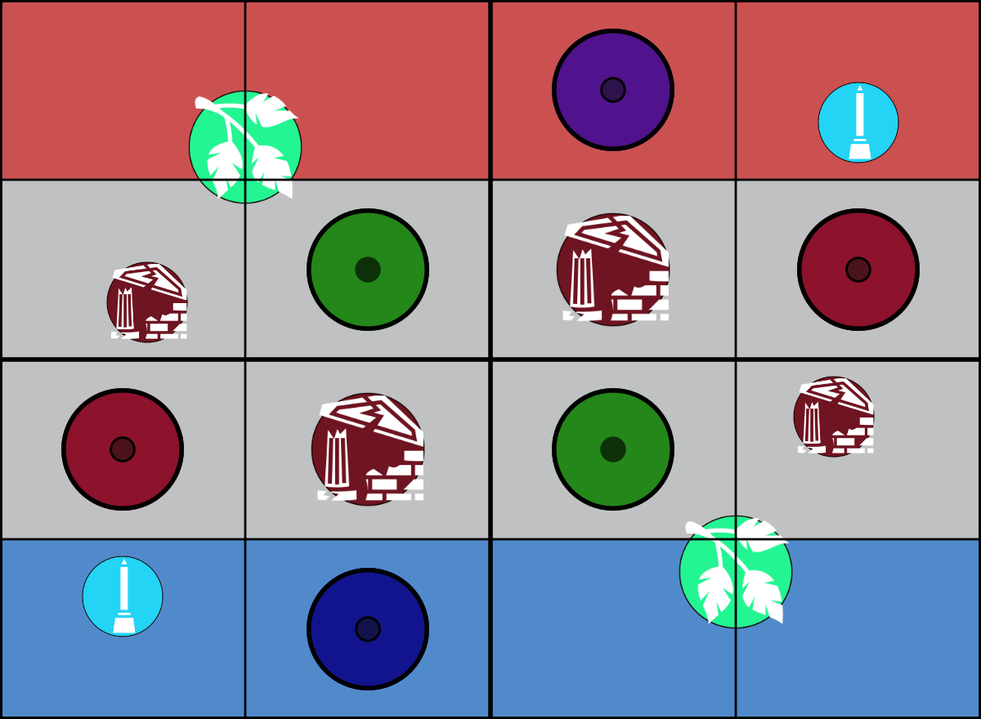
#> input picture assets/battle-plans-ageofindex/aos-roiling-roots.png, 981 x 719 px, shrunk from 1200 x 880 before the run, found by its file name
$ python fix_failed_extractions.py
#> lines starting #> are read from the running program, lines starting #| are printed output that depends on the picture; after the words box and inside, x2 and y2 are one past the last pixel; in counts of white or black regions, pixels touching at a corner belong together
"""
Fix extraction for Roiling Roots and Creeping Corruption.
These have 6 objectives each - may need adjusted detection parameters.
"""
from PIL import Image
import numpy as np
from pathlib import Path
from scipy import ndimage
from scipy.cluster.hierarchy import linkage, fcluster
from scipy.spatial.distance import pdist

def extract_objectives_robust(filename, expected_count):
    """More robust extraction with multiple strategies."""
#> called with filename = 'aos-roiling-roots.png', expected_count = 6
    image_path = Path(f"assets/battle-plans/{filename}")

    img = Image.open(image_path)
#> img is the input picture: PIL image 981x719 RGB; mean R, G, B 147, 135.4, 149.4
    img_array = np.array(img)

    height, width = img_array.shape[:2]

    if len(img_array.shape) == 2:
        img_array = np.stack([img_array] * 3, axis=-1)
    elif img_array.shape[2] == 4:
        img_array = img_array[:, :, :3]

    legend_start_y = int(height * 0.75)
    battlefield = img_array[:legend_start_y, :]

    # Strategy 1: Dark circular markers (common in many maps)
    r = battlefield[:, :, 0]
    g = battlefield[:, :, 1]
    b = battlefield[:, :, 2]

    # Look for dark spots that are objectives
    dark_mask = (r < 60) & (g < 60) & (b < 60)
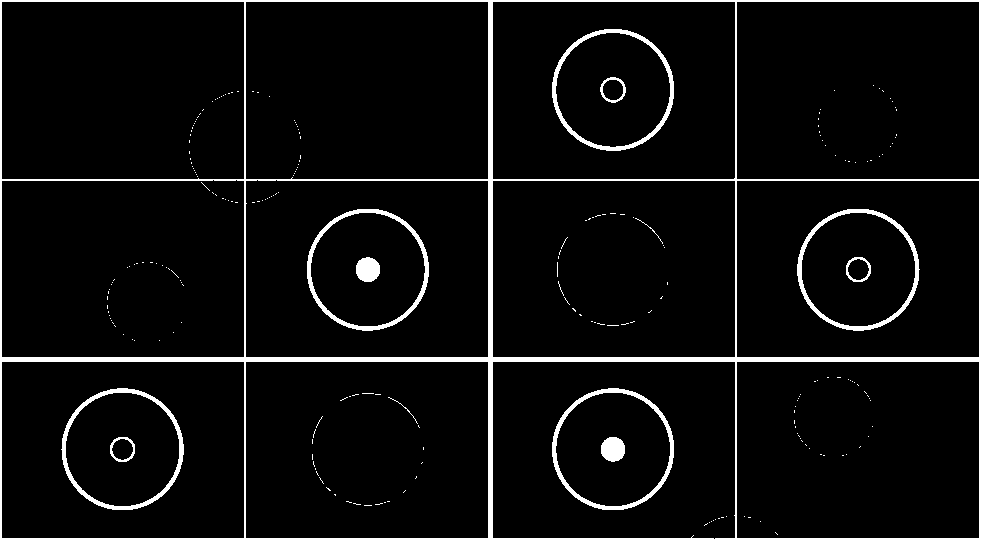
#> dark_mask: shape (539, 981) bool; 5.1% white; 239 white regions (226 under 20 px), largest, box (x1, y1, x2, y2) and area: (0, 0, 981, 539) 16691, (797, 209, 920, 331) 1611, (61, 388, 184, 510) 1607

    labeled, num_features = ndimage.label(dark_mask)
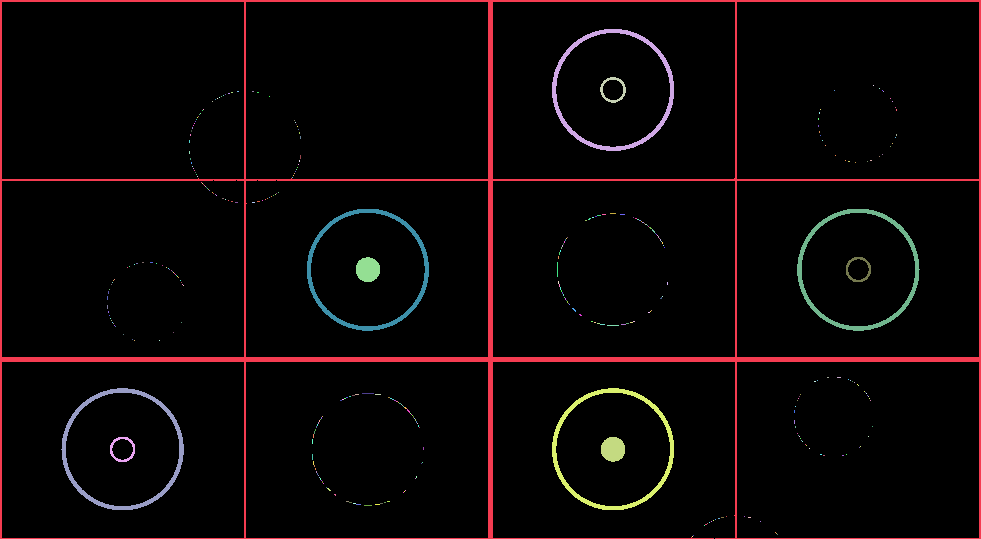
#> labeled: shape (539, 981) int32; 371 distinct labels, from 0 to 370; one colour per label, 0 black
#> num_features = 370

    candidates = []
    for i in range(1, num_features + 1):
        region_mask = (labeled == i)
        region_size = np.sum(region_mask)

        if 30 < region_size < 500:
            y_coords, x_coords = np.where(region_mask)

            x_min, x_max = x_coords.min(), x_coords.max()
            y_min, y_max = y_coords.min(), y_coords.max()
            w = x_max - x_min
            h = y_max - y_min
            aspect = min(w, h) / max(w, h, 0.01)

            if aspect > 0.4:  # More lenient
                center_x = np.mean(x_coords)
                center_y = np.mean(y_coords)

                candidates.append({
                    'pixel_pos': (center_x, center_y),
                    'size': region_size
                })
#> this loop made 370 passes
#> (region_size, x_min, x_max, y_min, y_max, w, h, aspect) on passes 3, 156, 157, 306, 307: (191, 600, 625, 77, 102, 25, 25, 1), (481, 356, 379, 257, 281, 23, 24, 0.958), (183, 846, 870, 257, 281, 24, 24, 1), (183, 110, 134, 437, 461, 24, 24, 1), (481, 601, 624, 437, 461, 23, 24, 0.958)
#> region_mask: shape (539, 981) bool; 0% white in thin lines or dots, all inside (x1, y1, x2, y2) = (692, 536, 693, 537)
#> after the loop, candidates = 5 items

    # Strategy 2: Edge-based circular detection
    from scipy.ndimage import sobel
    gray = np.mean(battlefield, axis=2)
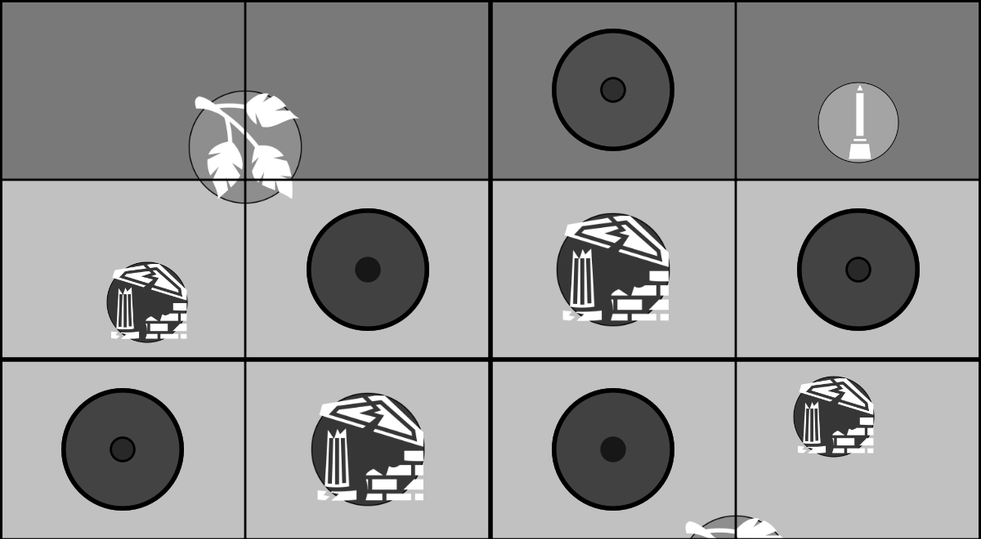
#> gray: shape (539, 981) float64; min 0, max 255, mean 147.7
    edge_x = sobel(gray, axis=1)
    edge_y = sobel(gray, axis=0)
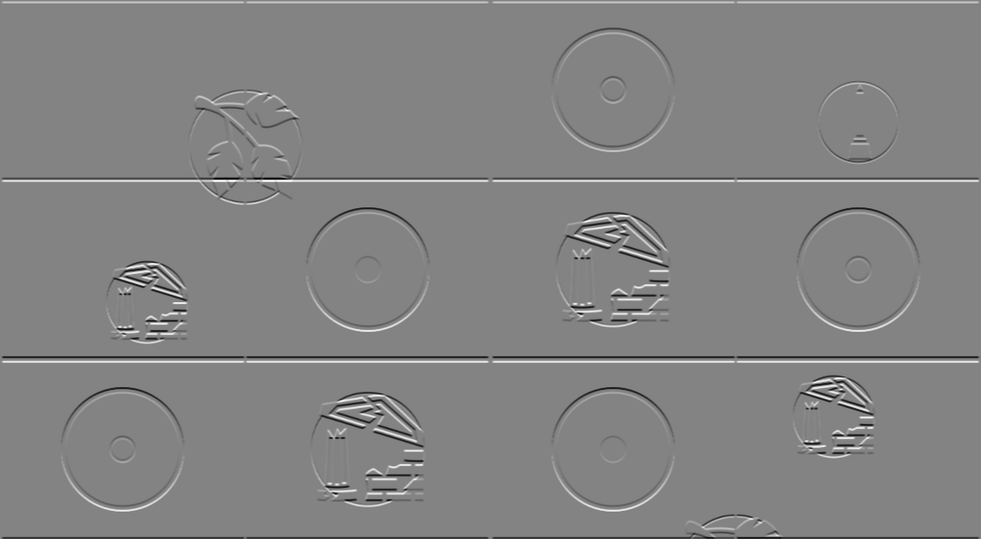
#> edge_y: shape (539, 981) float64; min -1020, max 964, mean 0.6; drawn with min black and max white
    edges = np.hypot(edge_x, edge_y)
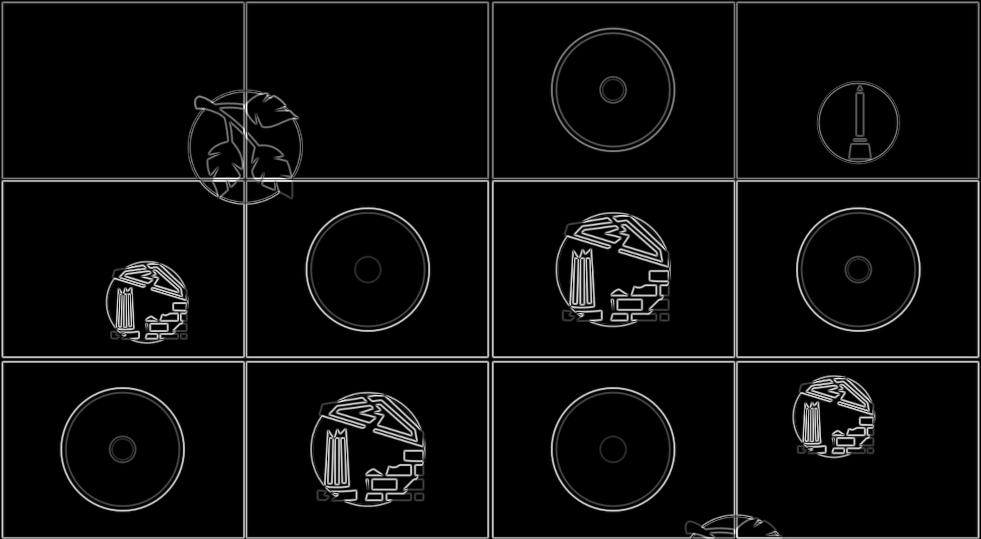
#> edges: shape (539, 981) float64; min 0, max 1021.3, mean 52.4; drawn with min black and max white

    threshold = np.percentile(edges, 92)
#> threshold = 258
    strong_edges = edges > threshold
#> strong_edges: shape (539, 981) bool; 8% white in thin lines or dots

    labeled_edges, num_edge_features = ndimage.label(strong_edges)
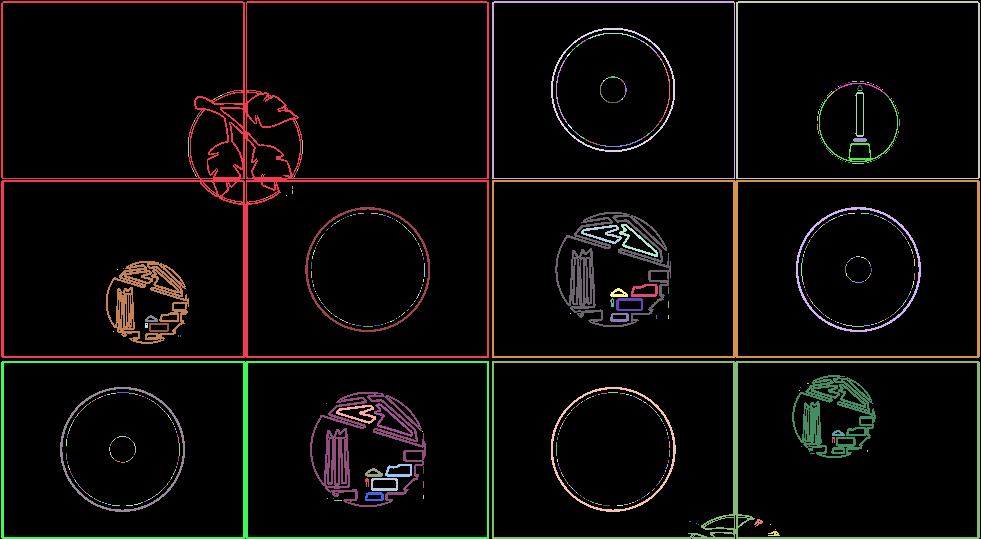
#> labeled_edges: shape (539, 981) int32; 837 distinct labels, from 0 to 836; one colour per label, 0 black
#> num_edge_features = 836

    for i in range(1, min(num_edge_features + 1, 1000)):
        region_mask = (labeled_edges == i)
        region_size = np.sum(region_mask)

        if 30 < region_size < 500:
            y_coords, x_coords = np.where(region_mask)

            x_min, x_max = x_coords.min(), x_coords.max()
            y_min, y_max = y_coords.min(), y_coords.max()
            w = x_max - x_min
            h = y_max - y_min
            aspect = min(w, h) / max(w, h, 0.01)

            if aspect > 0.6:
                center_x = np.mean(x_coords)
                center_y = np.mean(y_coords)

                candidates.append({
                    'pixel_pos': (center_x, center_y),
                    'size': region_size
                })
#> this loop made 836 passes
#> (region_size, x_min, x_max, y_min, y_max, w, h, aspect) on passes 74, 232, 556, 829: (340, 819, 897, 98, 161, 78, 63, 0.808), (271, 619, 657, 224, 256, 38, 32, 0.842), (274, 374, 412, 403, 436, 38, 33, 0.868), (34, 754, 762, 519, 525, 8, 6, 0.75)
#> pass 3, in extract_objectives_robust, `region_mask = (labeled_edges == i)`:
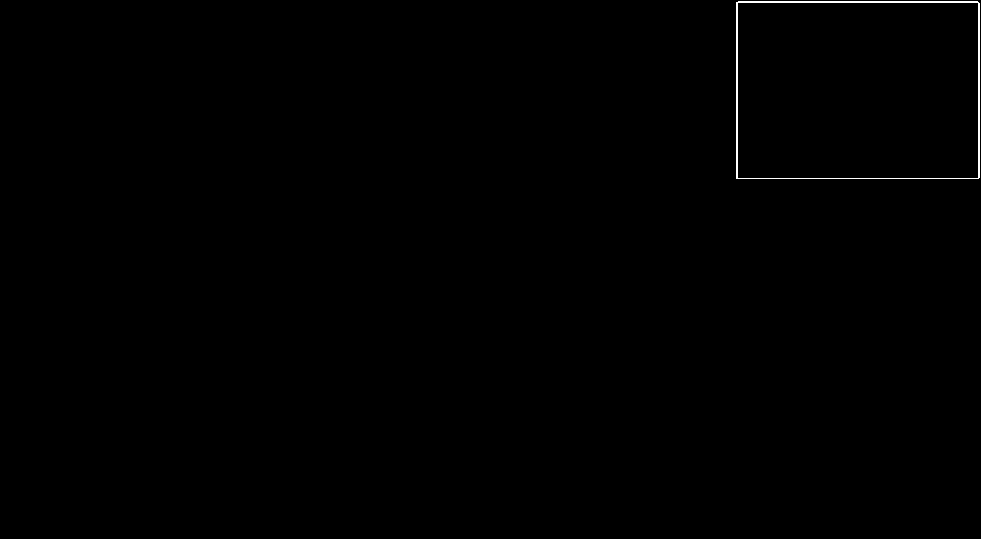
#> region_mask: shape (539, 981) bool; 0.27% white in thin lines or dots, all inside (x1, y1, x2, y2) = (736, 1, 980, 179)
#> after the loop, candidates = 9 items

    if not candidates:
        return None

    # Cluster nearby candidates
    if len(candidates) > expected_count:
        positions = np.array([c['pixel_pos'] for c in candidates])
#> positions = [[612.7, 89.23], [367.4, 269.2], [857.9, 269.1], [122.1, 448.9], [612.6, 448.8], [858.7, 141.7], [635.7, 240.9], [390.5, 420.6], [758.1, 521.9]]

        if len(positions) > 1:
            distances = pdist(positions)
#> distances = 36 values, max 798.1 at index 22, min 127.3 at index 17, mean 372.9
            Z = linkage(distances, method='single')
#> Z = [[2, 5, 127.3, 2], [1, 7, 153.2, 2], [0, 6, 153.4, 2], [4, 8, 162.8, 2], [11, 12, 209.3, 4], [10, 13, 223.9, 6], [9, 14, 224, 8], [3, 15, 269.9, 9]]
            clusters = fcluster(Z, t=25, criterion='distance')
#> clusters = [5, 3, 1, 9, 7, 2, 6, 4, 8]

            clustered_candidates = []
            for cluster_id in range(1, max(clusters) + 1):
                cluster_members = [candidates[i] for i in range(len(candidates)) if clusters[i] == cluster_id]
                best = max(cluster_members, key=lambda x: x['size'])
                clustered_candidates.append(best)
#> this loop made 9 passes
#> best on passes 1 to 8: {'pixel_pos': (857.9, 269.1), 'size': 183}, {'pixel_pos': (858.7, 141.7), 'size': 340}, {'pixel_pos': (367.4, 269.2), 'size': 481}, {'pixel_pos': (390.5, 420.6), 'size': 274}, {'pixel_pos': (612.7, 89.23), 'size': 191}, {'pixel_pos': (635.7, 240.9), 'size': 271}, {'pixel_pos': (612.6, 448.8), 'size': 481}, {'pixel_pos': (758.1, 521.9), 'size': 34}
#> after the loop, clustered_candidates = 9 items

            candidates = clustered_candidates

    # Sort by size and take top N
    candidates.sort(key=lambda x: x['size'], reverse=True)
    top_objectives = candidates[:expected_count]
#> top_objectives = 6 items

    # Convert to battlefield coordinates
    objectives = []
    for obj in top_objectives:
        cx, cy = obj['pixel_pos']
        bf_x = (cx / width) * 60
        bf_y = ((legend_start_y - cy) / legend_start_y) * 44

        objectives.append({
            'x': round(bf_x, 1),
            'y': round(bf_y, 1)
        })
#> this loop made 6 passes
#> (obj, cx, cy, bf_x, bf_y) on passes 1 to 6: ({'pixel_pos': (367.4, 269.2), 'size': 481}, 367.4, 269.2, 22.47, 22.03), ({'pixel_pos': (612.6, 448.8), 'size': 481}, 612.6, 448.8, 37.47, 7.36), ({'pixel_pos': (858.7, 141.7), 'size': 340}, 858.7, 141.7, 52.52, 32.43), ({'pixel_pos': (390.5, 420.6), 'size': 274}, 390.5, 420.6, 23.88, 9.66), ({'pixel_pos': (635.7, 240.9), 'size': 271}, 635.7, 240.9, 38.88, 24.34), ({'pixel_pos': (612.7, 89.23), 'size': 191}, 612.7, 89.23, 37.47, 36.72)
#> after the loop, objectives = 6 items

    return objectives

# Test on failed battle plans
for filename, expected in [("aos-roiling-roots.png", 6), ("aos-creeping-corruption.png", 6)]:
    print(f"\n{filename} (expect {expected} objectives)")
    objectives = extract_objectives_robust(filename, expected)
#> objectives = 6 items

    if objectives:
        print(f"  Found: {len(objectives)} objectives")
#|   Found: 6 objectives
        for i, obj in enumerate(objectives):
            print(f"    {i+1}. ({obj['x']:5.1f}\", {obj['y']:5.1f}\")")
#> this loop made 6 passes
#> obj on passes 1 to 6: {'x': 22.5, 'y': 22}, {'x': 37.5, 'y': 7.4}, {'x': 52.5, 'y': 32.4}, {'x': 23.9, 'y': 9.7}, {'x': 38.9, 'y': 24.3}, {'x': 37.5, 'y': 36.7}
#> (printed output is left out)
    else:
        print(f"  ❌ Still failed")
#> pass 2 of the loop `for filename, expected in [("aos-roiling-roots.png", 6), ("aos-creepin..`:
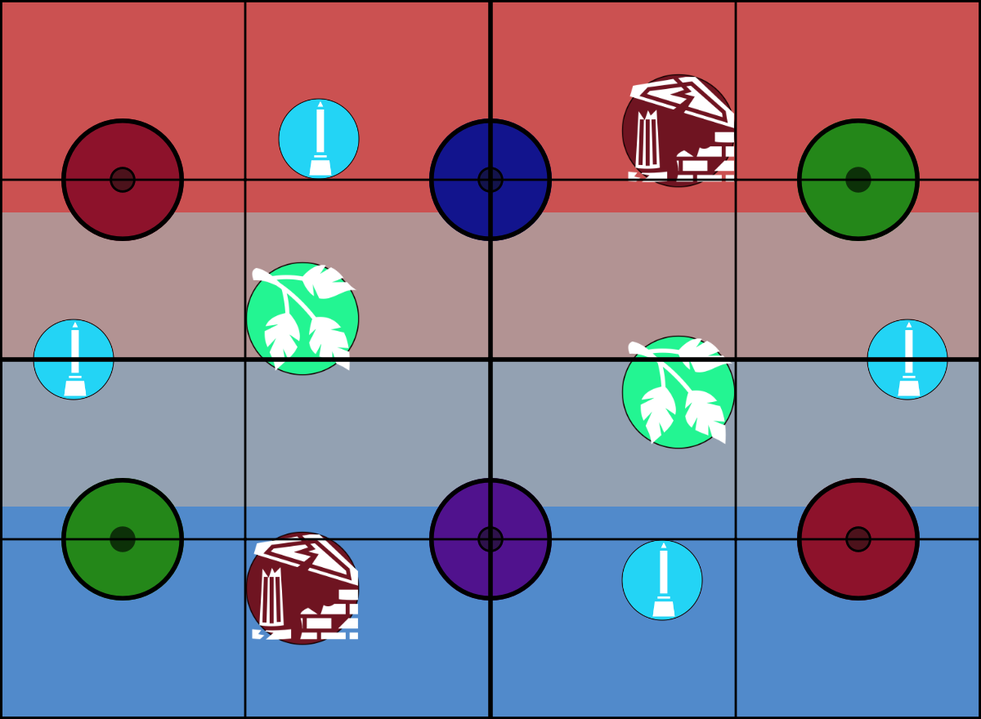
#> input picture assets/battle-plans-ageofindex/aos-creeping-corruption.png, 981 x 719 px, shrunk from 1200 x 880 before the run, found by its file name
#> in extract_objectives_robust, img is the input picture: PIL image 981x719 RGB; mean R, G, B 134.5, 121.5, 139.2
#> num_features = 361
#> the loop in extract_objectives_robust (call 2), `for i in range(1, num_features + 1):` made 361 passes
#> region_size on passes 1 to 3: 24770, 4, 4
#> after the loop in extract_objectives_robust (call 2), `for i in range(1, num_features + 1):`: candidates = []
#> threshold = 170.7
#> in extract_objectives_robust (call 2), `labeled_edges, num_edge_features = ndimage.label(strong_edges)`:
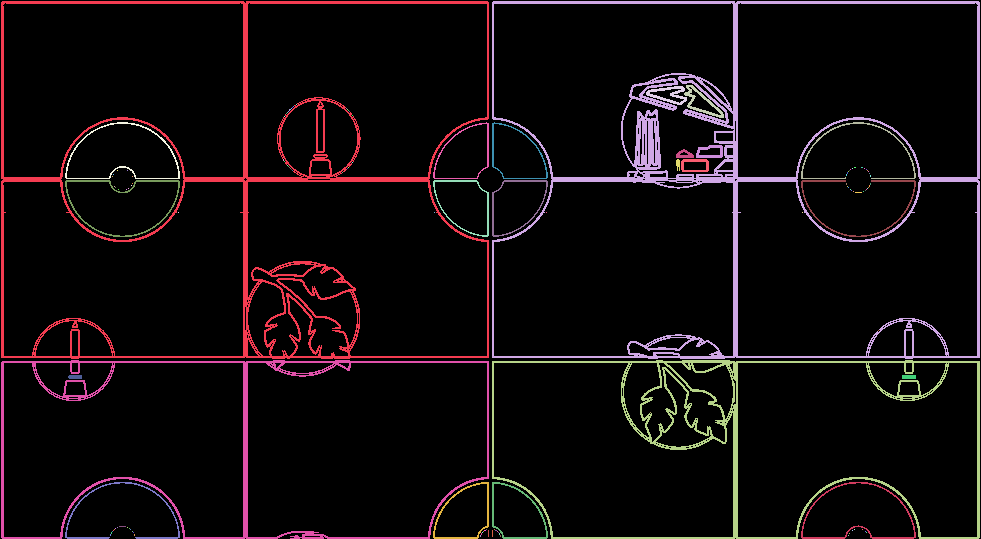
#> labeled_edges: shape (539, 981) int32; 132 distinct labels, from 0 to 131; one colour per label, 0 black
#> num_edge_features = 131
#> the loop in extract_objectives_robust (call 2), `for i in range(1, min(num_edge_features + 1, 1000)):` made 131 passes
#> (region_size, x_min, x_max, y_min, y_max, w, h, aspect) on passes 3, 20, 21, 59: (312, 684, 723, 85, 117, 39, 32, 0.821), (276, 433, 488, 122, 178, 55, 56, 0.982), (276, 492, 547, 122, 178, 55, 56, 0.982), (320, 433, 488, 180, 236, 55, 56, 0.982)
#> pass 2, in extract_objectives_robust (call 2), `region_mask = (labeled_edges == i)`:
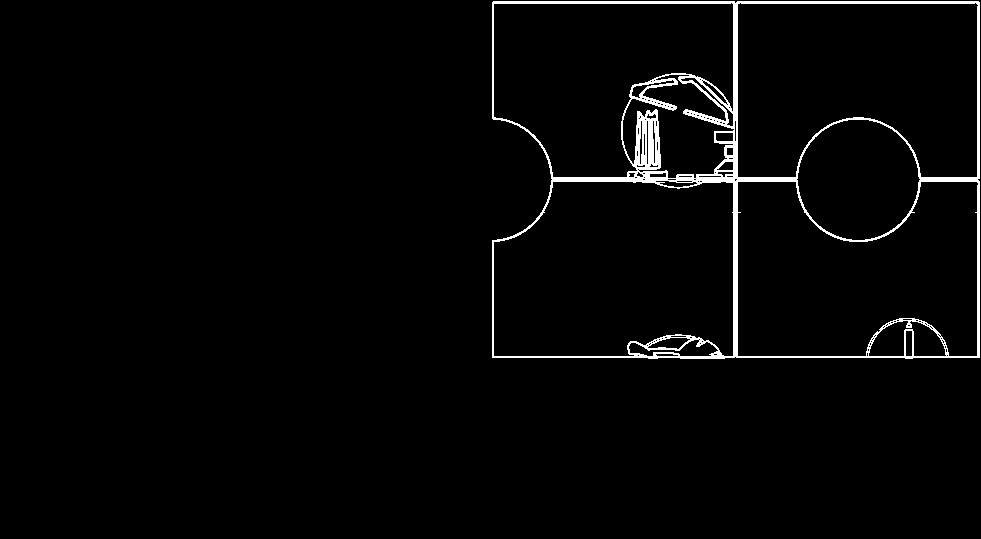
#> region_mask: shape (539, 981) bool; 2.4% white; 1 white region, box (x1, y1, x2, y2) and area: (492, 1, 980, 359) 12838
#> after the loop in extract_objectives_robust (call 2), `for i in range(1, min(num_edge_features + 1, 1000)):`: candidates = 7 items
#> the loop in extract_objectives_robust (call 2), `for obj in top_objectives:` made 6 passes
#> obj on passes 1 to 4: {'pixel_pos': (464.3, 513.7), 'size': 360}, {'pixel_pos': (515.7, 513.7), 'size': 360}, {'pixel_pos': (465.1, 203.4), 'size': 320}, {'pixel_pos': (514.9, 203.4), 'size': 320}
#|   Found: 6 objectives
#> the loop `for i, obj in enumerate(objectives):` made 6 passes
#> obj on passes 1 to 4: {'x': 28.4, 'y': 2.1}, {'x': 31.5, 'y': 2.1}, {'x': 28.4, 'y': 27.4}, {'x': 31.5, 'y': 27.4}
#> (printed output is left out)
